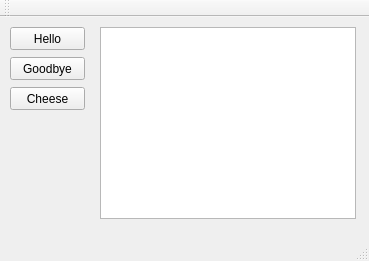
<?xml version="1.0" encoding="UTF-8"?>
<ui version="4.0">
 <class>MainWindow</class>
 <widget class="QMainWindow" name="MainWindow">
  <property name="geometry">
   <rect>
    <x>0</x>
    <y>0</y>
    <width>369</width>
    <height>261</height>
   </rect>
  </property>
  <property name="windowTitle">
   <string>MainWindow</string>
  </property>
  <widget class="QWidget" name="centralWidget">
   <widget class="QPushButton" name="pushButton_hello">
    <property name="geometry">
     <rect>
      <x>10</x>
      <y>10</y>
      <width>75</width>
      <height>23</height>
     </rect>
    </property>
    <property name="text">
     <string>Hello</string>
    </property>
   </widget>
   <widget class="QTextBrowser" name="textBrowser">
    <property name="geometry">
     <rect>
      <x>100</x>
      <y>10</y>
      <width>256</width>
      <height>192</height>
     </rect>
    </property>
   </widget>
   <widget class="QPushButton" name="pushButton_goodbye">
    <property name="geometry">
     <rect>
      <x>10</x>
      <y>40</y>
      <width>75</width>
      <height>23</height>
     </rect>
    </property>
    <property name="text">
     <string>Goodbye</string>
    </property>
   </widget>
   <widget class="QPushButton" name="pushButton_cheese">
    <property name="geometry">
     <rect>
      <x>10</x>
      <y>70</y>
      <width>75</width>
      <height>23</height>
     </rect>
    </property>
    <property name="text">
     <string>Cheese</string>
    </property>
   </widget>
  </widget>
  <widget class="QToolBar" name="mainToolBar">
   <attribute name="toolBarArea">
    <enum>TopToolBarArea</enum>
   </attribute>
   <attribute name="toolBarBreak">
    <bool>false</bool>
   </attribute>
  </widget>
  <widget class="QStatusBar" name="statusBar"/>
 </widget>
 <layoutdefault spacing="6" margin="11"/>
 <resources/>
 <connections/>
</ui>
